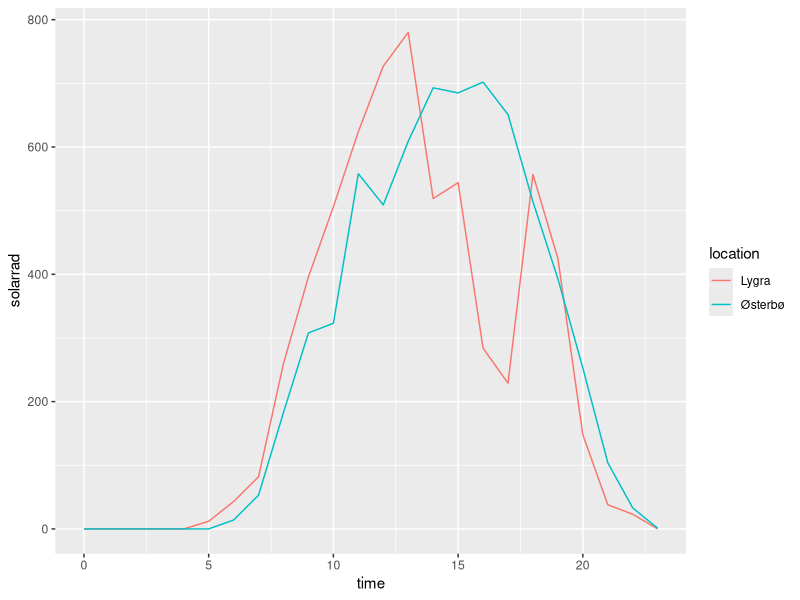
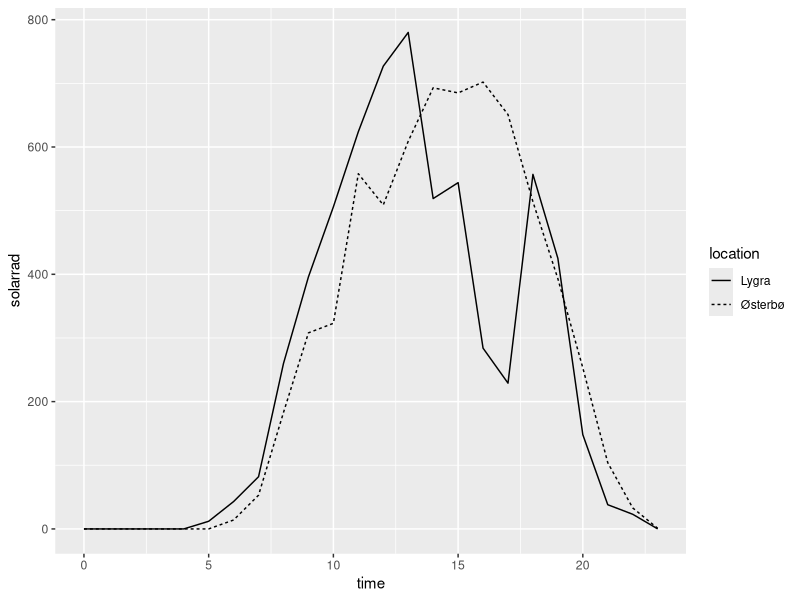
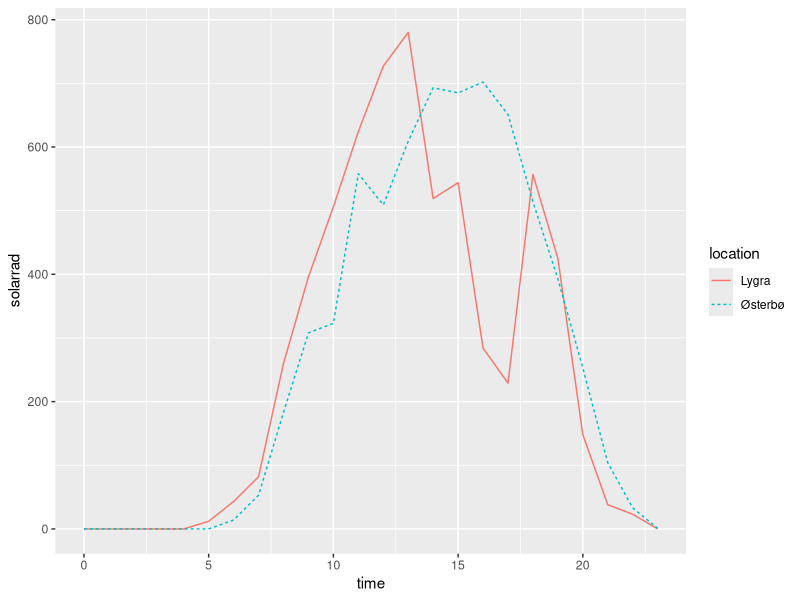
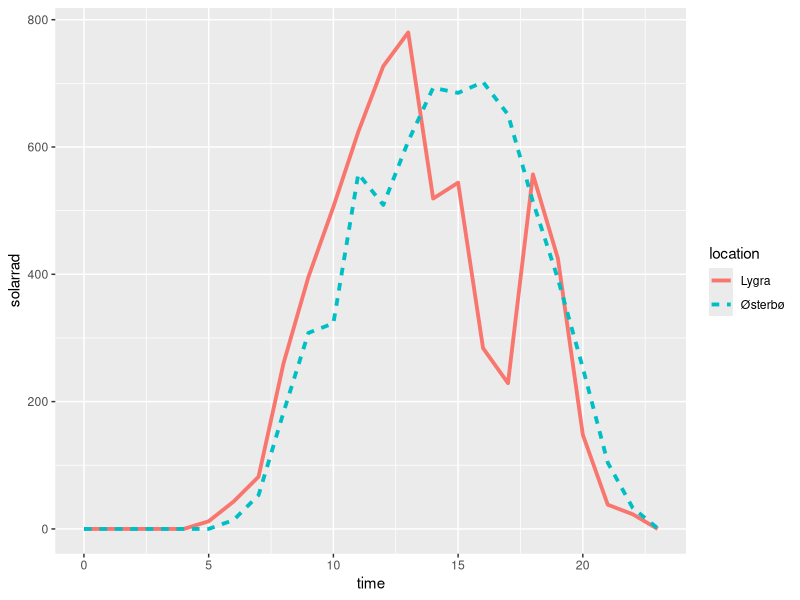
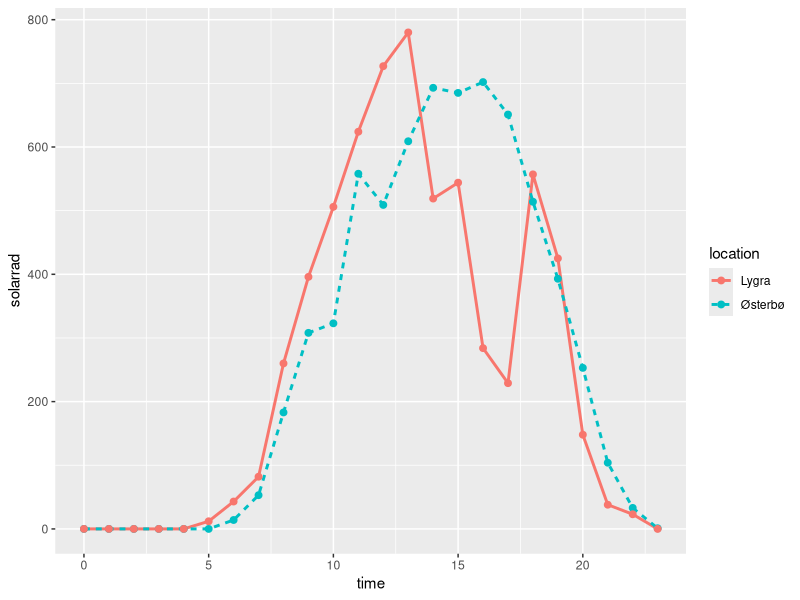
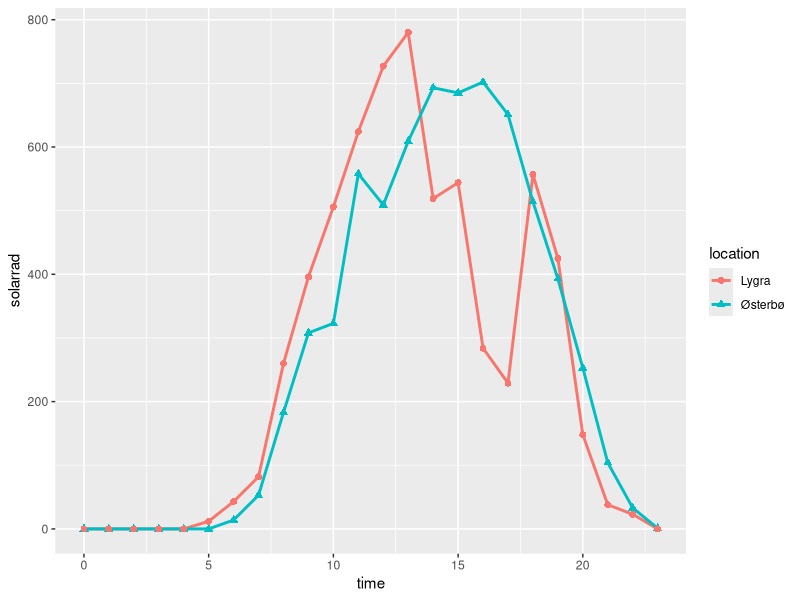

Source code (R) for these figures, in order:
## ---- chunk 1
knitr::opts_chunk$set(echo = TRUE, fig.align = "center")

# title: Creating a multiple line plot
# author: jonathan
# revised: 28/3/2020

WEB <- c("https://bioceed.uib.no/dropfolder/bioSTATS/Rmd/Visualizing/Multiple/multiple-lines.html")
GIT <- c("https://github.com/jonathansoule/biostats/blob/master/Visualizing/Multiple/multiple-lines.Rmd")
library(ggplot2)
time <- rep(0:23, 2)
location <- c(rep("Østerbø", 24), rep("Lygra", 24))
solarrad <- c(
  0, 0, 0, 0, 0, 0, 14, 53, 183, 308, 323, 558, 509, 609, 693, 685, 702, 651, 514, 393, 253, 104, 33, 1,
  0, 0, 0, 0, 0, 12, 43, 82, 260, 396, 506, 624, 727, 780, 519, 544, 284, 229, 557, 425, 148, 38, 23, 0
)
## ---- chunk 2
# dataframe
df <- data.frame(time, location, solarrad)
# structure of the dataframe
str(df)
## ---- chunk 3
ggplot(df, aes(x = time, y = solarrad, color = location)) +
  geom_line()
## ---- chunk 4
ggplot(df, aes(x = time, y = solarrad, linetype = location)) +
  geom_line()
## ---- chunk 5
ggplot(df, aes(x = time, y = solarrad, color = location, linetype = location)) +
  geom_line()
## ---- chunk 6
ggplot(df, aes(x = time, y = solarrad, color = location, linetype = location)) +
  geom_line(size = 1.3)
## ---- chunk 7
ggplot(df, aes(x = time, y = solarrad, color = location, linetype = location)) +
  geom_line(size = 1) +
  geom_point(size = 2)
## ---- chunk 8
ggplot(df, aes(x = time, y = solarrad, color = location, shape = location)) +
  geom_line(size = 1) +
  geom_point(size = 2)
